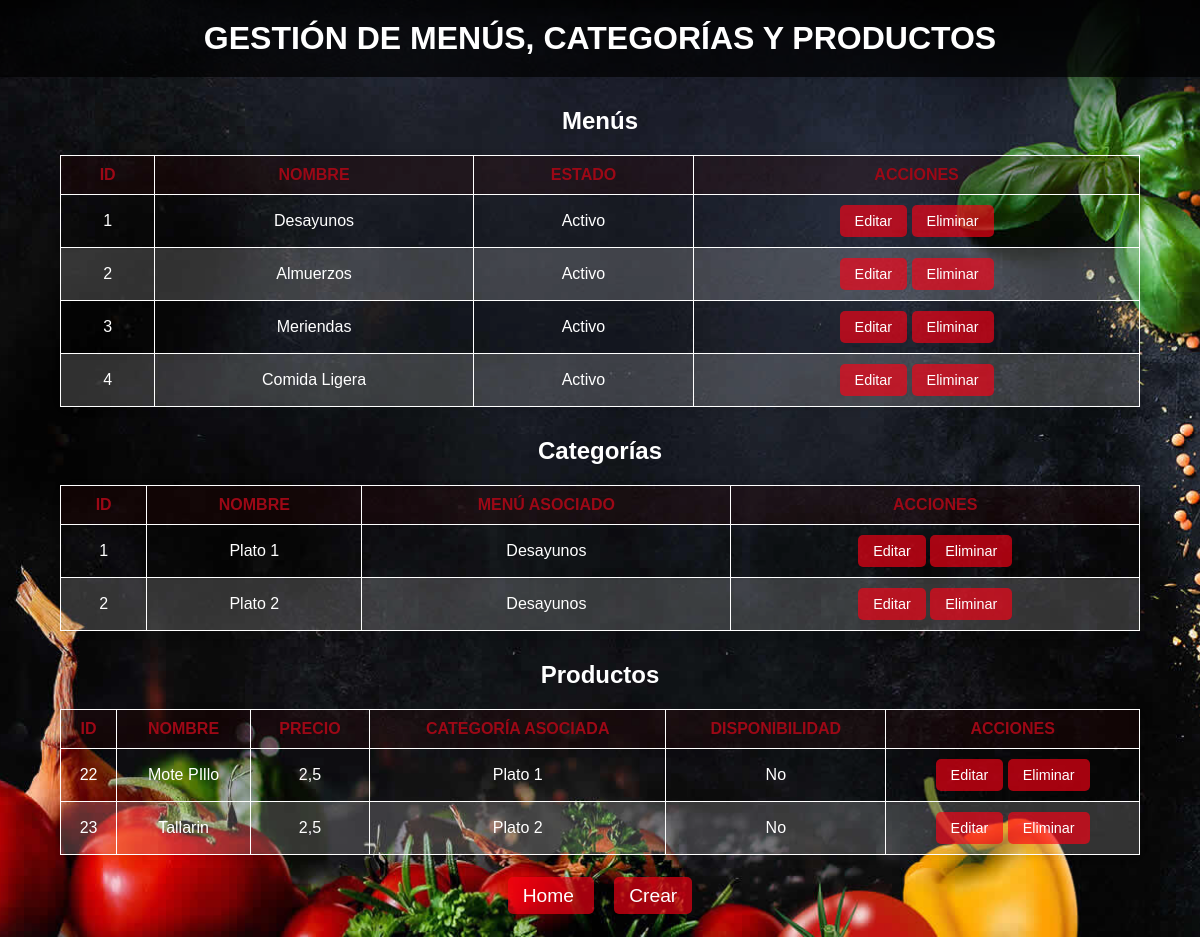
The page /gestionarmenus/ (signed in) on the database its author committed.
### menus/models.py (models this page shows, shortened)
class Menu(models.Model):
    nombre = models.CharField(max_length=50)
    estado = models.BooleanField()

class Categoria(models.Model):
    nombre = models.CharField(max_length=50)
    menu = models.ForeignKey(Menu, on_delete=models.CASCADE, related_name='categorias')

class Producto(models.Model):
    nombre = models.CharField(max_length=50)
    descripcion = models.CharField(max_length=50)
    precio = models.FloatField()
    categoria = models.ForeignKey(Categoria, on_delete=models.CASCADE, related_name='productos')

### menus/views.py (the view, shortened to what this page needs)
# urls.py: path('gestionarmenus/', menus_views.gestionarmenus, name='gestionarmenus'),
def gestionarmenus(request):
    if not request.user.is_staff:
        return render(request, '403.html', status=403)
    action = request.GET.get('action')  # acciones: create, update, delete
    type = request.GET.get('type')  # modelo: menu, categoria, producto
    object_id = request.GET.get('id')  # ID del objeto
    modelos = {
        'menu': (Menu, MenuForm),
        'categoria': (Categoria, CategoriaForm),
        'producto': (Producto, ProductoForm),
    }
    form = None
    objeto = None
    menus = Menu.objects.all()
    categorias = Categoria.objects.all()
    productos = Producto.objects.all()
    return render(request, 'gestionarmenus.html', {
        'menus': menus,
        'categorias': categorias,
        'productos': productos,
        'form': form,
        'objeto': objeto,
        'action': action,
        'type': type,
    })

### templates/gestionarmenus.html (shortened to what this page needs)
{% load static %}
<!DOCTYPE html>
<html lang="es">
<head>
    <link rel="stylesheet" href="{% static 'css/gestionmenus.css' %}">
</head>
<body>
<h1>Gestión de Menús, Categorías y Productos</h1>
<h2>Menús</h2>
<table>
    <thead>
    <tr>
        <th>ID</th>
        <th>Nombre</th>
        <th>Estado</th>
        <th>Acciones</th>
    </tr>
    </thead>
    <tbody>
    {% for menu in menus %}
        <tr id="menu_row_{{ menu.id }}">
            <td>{{ menu.id }}</td>
            <td>{{ menu.nombre }}</td>
            <td>{{ menu.estado|yesno:"Activo,Inactivo" }}</td>
            <td>
                <a href="{% url 'gestionarmenus' %}?action=update&type=menu&id={{ menu.id }}">Editar</a>
                <button onclick="eliminarElemento('{% url 'gestionarmenus' %}?action=delete&type=menu&id={{ menu.id }}', 'menu', '{{ menu.id }}')">Eliminar</button>
            </td>
        </tr>
    {% endfor %}
    </tbody>
</table>
<h2>Categorías</h2>
<table>
    <thead>
    <tr>
        <th>ID</th>
        <th>Nombre</th>
        <th>Menú Asociado</th>
        <th>Acciones</th>
    </tr>
    </thead>
    <tbody>
    {% for categoria in categorias %}
        <tr id="categoria_row_{{ categoria.id }}">
            <td>{{ categoria.id }}</td>
            <td>{{ categoria.nombre }}</td>
            <td>{{ categoria.menu.nombre }}</td>
            <td>
                <a href="{% url 'gestionarmenus' %}?action=update&type=categoria&id={{ categoria.id }}">Editar</a>
                <button onclick="eliminarElemento('{% url 'gestionarmenus' %}?action=delete&type=categoria&id={{ categoria.id }}', 'categoria', '{{ categoria.id }}')">Eliminar</button>
            </td>
        </tr>
    {% endfor %}
    </tbody>
</table>
<h2>Productos</h2>
<table>
    <thead>
    <tr>
        <th>ID</th>
        <th>Nombre</th>
        <th>Precio</th>
        <th>Categoría Asociada</th>
        <th>Disponibilidad</th>
        <th>Acciones</th>
    </tr>
    </thead>
    <tbody>
    {% for producto in productos %}
        <tr id="producto_row_{{ producto.id }}">
            <td>{{ producto.id }}</td>
            <td>{{ producto.nombre }}</td>
            <td>{{ producto.precio }}</td>
            <td>{{ producto.categoria.nombre }}</td>
            <td>{{ producto.disponibilidad|yesno:"Sí,No" }}</td>
            <td>
                <a href="{% url 'gestionarmenus' %}?action=update&type=producto&id={{ producto.id }}">Editar</a>
                <button onclick="eliminarElemento('{% url 'gestionarmenus' %}?action=delete&type=producto&id={{ producto.id }}', 'producto', '{{ producto.id }}')">Eliminar</button>
            </td>
        </tr>
    {% endfor %}
    </tbody>
</table>
<nav>
    <a href="{% url 'paneladmin' %}">Home </a>
    <a href="{% url 'menus' %}">Crear </a>
</nav>
</body>
</html>

### Restaurante/static/css/gestionmenus.css (style rules this page uses)
body { font-family: Arial, sans-serif; margin: 0; padding: 0; background: url('./images/banner.jpg') no-repeat center center fixed; background-size: cover; color: #ffffff; }
h1 { text-align: center; background-color: rgba(0, 0, 0, 0.7); color: #fff; padding: 20px 0; margin: 0; font-size: 2rem; text-transform: uppercase; }
h2 { color: rgb(255, 255, 255); text-align: center; margin-top: 30px; }
table { width: 90%; margin: 20px auto; border-collapse: collapse; background-color: rgba(0, 0, 0, 0.06); box-shadow: 0 2px 10px rgba(0, 0, 0, 0.09); border-radius: 10px; }
table th, table td { border: 1px solid rgb(255, 255, 255); padding: 10px; text-align: center; font-size: 1rem; }
table th { background-color: rgba(50, 5, 5, 0.27); color: #9c0816; text-transform: uppercase; }
table td { color: #ffffff; }
table tr:nth-child(even) { background-color: rgba(255, 255, 255, 0.18); }
a, button { background-color: rgba(255, 0, 21, 0.64); color: rgb(255, 255, 255); text-decoration: none; padding: 8px 15px; border-radius: 5px; border: none; cursor: pointer; font-size: 0.9rem; }
button { margin: 0 auto; display: inline-block; }
nav { text-align: center; margin: 30px 0; }
nav a { color: rgb(255, 255, 255); text-decoration: none; font-size: 1.2rem; margin: 0 10px; }

### rows shown on the page
Menu: id "1", nombre "Desayunos", estado "Activo"
Menu: id "2", nombre "Almuerzos", estado "Activo"
Menu: id "3", nombre "Meriendas", estado "Activo"
Menu: id "4", nombre "Comida Ligera", estado "Activo"
Categoria: id "1", nombre "Plato 1", menu.nombre "Desayunos"
Categoria: id "2", nombre "Plato 2", menu.nombre "Desayunos"
Producto: id "22", nombre "Mote PIllo", precio "2,5", categoria.nombre "Plato 1", disponibilidad "No"
Producto: id "23", nombre "Tallarin", precio "2,5", categoria.nombre "Plato 2", disponibilidad "No"
